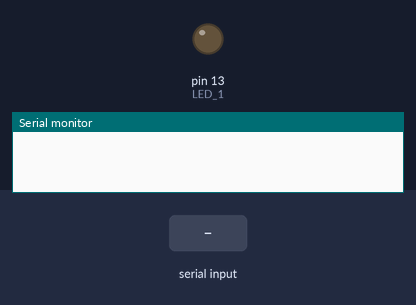
Bench run of a sketch on a simulated Arduino Uno, built with avr-gcc and run on an emulated ATmega328P. Parts: output pins drawn as LEDs (lit = HIGH), the last lines printed to the serial monitor. Inputs (shaded band) come from the test bench.

Above: at 2.2 s.
2.3 s: "30,150\n" received over Serial
At 3.1 s:
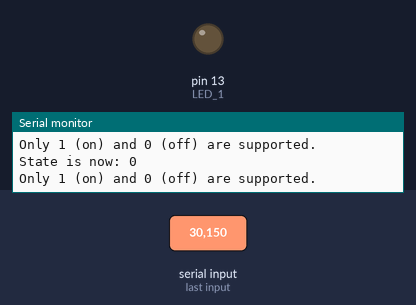
3.8 s: "1\n" received over Serial
At 5.0 s:
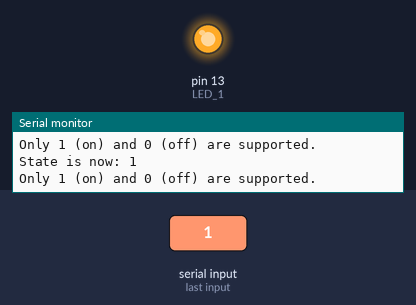
5.3 s: "90,45\n" received over Serial
At 6.2 s:
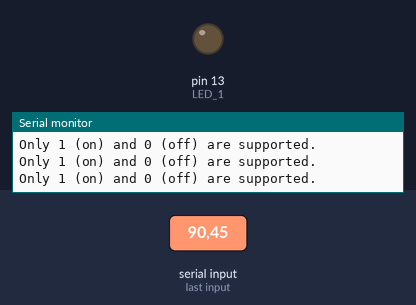
Timing chart, 0 to 8.3 s (numbered marks = the images above; inputs shaded):
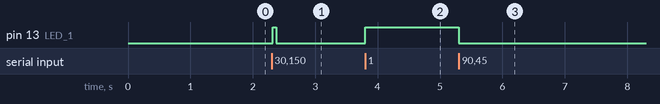

The sketch:

arduino_led.ino
```cpp
// (licence header left out)
#define LED_1 13  // Arduino Digital I/O pin number 13

int state = 0;  // Digital output, state is 0, Low, off
int inState = 0;  // Set the initial state to 0

void setup() {
  pinMode(LED_1, OUTPUT);  // Set LED pin as output
  delay(1000);  // Wait 1 s
  Serial.begin(9600);  // Setup the serial monitor
}

void loop() {
  char inVal = 0;  // Set the incoming value to 0
  if (Serial.available() > 0) {   // As long the serial connection is on
    inVal = Serial.read() - '0';  // read all input and compare it with a
    if (inVal == 1) {             // given value and set the input state
      inState = 1;
    } else if (inVal == 0) {
      inState = 0;
    } else {
      Serial.println("Only 1 (on) and 0 (off) are supported.");
    }
    if (inState != state) {
      state = inState;  // Set the current
      digitalWrite(LED_1, state);  // Set the LED
      Serial.print("State is now: ");  // Prints the current state
      Serial.println(state);           // to the serial monitor
    }
  }
}
```

Measured:
- after the input at 2.3 s, pin 13 (LED_1): LOW → HIGH at once, → LOW 0.06 s later
- after the input at 3.8 s, pin 13 (LED_1): LOW → HIGH at once
- after the input at 5.3 s, pin 13 (LED_1): HIGH → LOW at once
